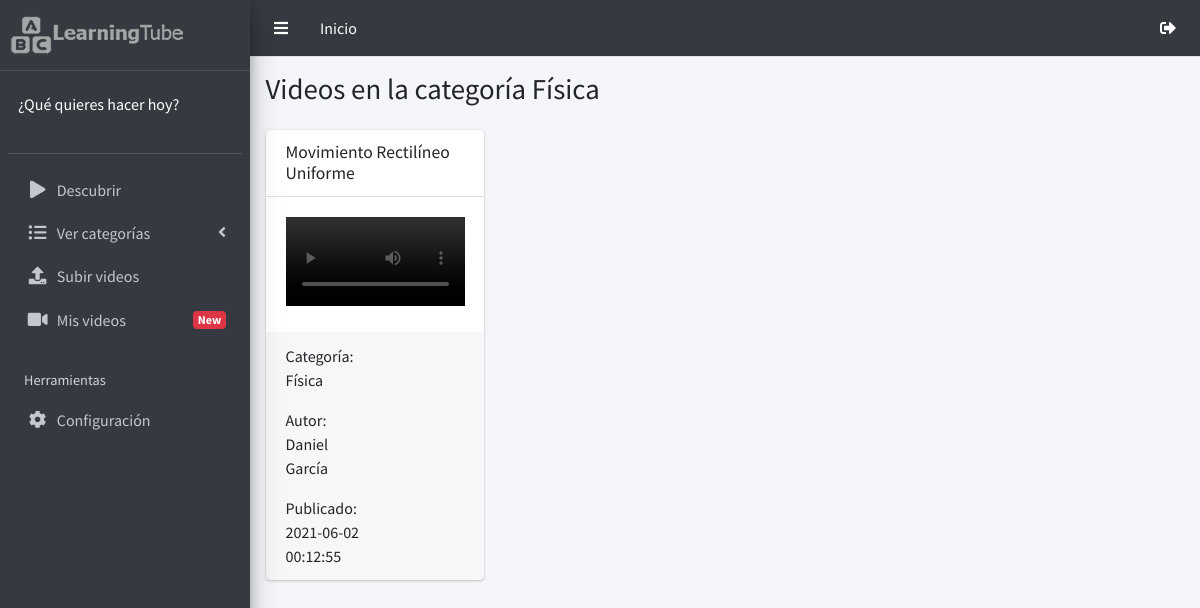
Page /videosPhys.php (signed in) on the committed database.
### tables this page shows
CREATE TABLE `videos` (
  `video_id` int NOT NULL,
  `users_user_id` int NOT NULL,
  `categories_cat_id` int NOT NULL,
  `video_date` datetime NOT NULL,
  `video_title` varchar(60) NOT NULL,
  `video_url` varchar(200) NOT NULL
);

CREATE TABLE `categories` (
  `cat_id` int NOT NULL,
  `cat_name` varchar(50) NOT NULL
);

CREATE TABLE `users` (
  `user_id` int NOT NULL,
  `user_date` timestamp NOT NULL DEFAULT CURRENT_TIMESTAMP,
  `user_email` varchar(100) NOT NULL,
  `user_name` varchar(100) NOT NULL,
  `user_photo` varchar(200) DEFAULT NULL,
  `user_password` varchar(150) NOT NULL,
  `user_ip` varchar(30) NOT NULL,
  `user_last_login` timestamp NULL DEFAULT NULL
);

### videosPhys.php (the view, shortened to what this page needs)
<!DOCTYPE html>
<html lang="es">
<head>
    <link rel="stylesheet" href="plugins/bootstrap/css/bootstrap.min.css">
    <link rel="stylesheet" href="plugins/fontawesome-free/css/all.min.css">
    <link rel="stylesheet" href="dist/css/adminlte.css">
    <link rel="stylesheet" href="https://code.ionicframework.com/ionicons/2.0.1/css/ionicons.min.css">
    <link rel="stylesheet" type="text/css" href="plugins/datatables/datatables.min.css"/>
    <link rel="stylesheet"  type="text/css" href="plugins/datatables/DataTables-1.10.18/css/dataTables.bootstrap4.min.css">
    <link rel="stylesheet"  type="text/css" href=" plugins/datatables-responsive/css/responsive.bootstrap4.css">
    <link rel="stylesheet"  type="text/css" href="plugins/sweetalert2/sweetalert2.min.css">
    <link rel="stylesheet" href="plugins/iCheck/all.css">
    <link rel="stylesheet" href="css/styles.css">
</head>
<body class="hold-transition sidebar-mini">
    <div class="wrapper">
    <?php
    include "header.php";
    include "sidebar.php";
    ?>
    <div class="content-wrapper">
        <section class="content-header">
        <div class="container-fluid">
            <div class="row mb-2">
            <div class="col-sm-6">
                <h1>Videos en la categoría Física</h1>
            </div>
            </div>
        </div>
        </section>
        <section class="content">
        <div class="container-fluid">
            <div class="row d-flex">
              <?php
              $conn = mysqli_connect("localhost","root","Kenway74","bd_learning");
              $consultaVideo = $conn->query("SELECT users.user_name, users.user_id, videos.users_user_id, videos.categories_cat_id, videos.video_url, videos.video_title, videos.video_url, videos.video_date, categories.cat_id, categories.cat_name FROM users INNER JOIN videos ON users.user_id = videos.users_user_id INNER JOIN categories ON videos.categories_cat_id = categories.cat_id WHERE categories.cat_name LIKE 'Fisica' OR 'physics' ");
              if ($consultaVideo !== false && $consultaVideo->num_rows > 0){
              while($video=mysqli_fetch_array($consultaVideo)){
              ?>
                <div class="col-md-3">
                    <div class="card">
                        <div class="card-header">
                            <h3 class="card-title"><?php echo $video['video_title']; ?></h3>
                        </div>
                        <div class="card-body">
                            <video controls width="100%">
                                <source src="<?php echo "video/".$video['video_url']; ?>" type="video/mp4">
                            </video>
                        </div>
                        <div class="card-footer">
                            <div class="row">
                                <div class="col-md-6">
                                <p>Categoría: <?php echo $video['cat_name']; ?></p>
                                <p>Autor: <?php echo $video['user_name']; ?></p>
                                <span class="date">Publicado: <?php echo $video['video_date']; ?></span>
                                </div>
                            </div>
                        </div>
                    </div>
                </div>
              <?php }
              }else{
                echo "No hay ningún video en esta categoria";
                }
              ?>
            </div>
        </div>
        </section>
    </div>
    </div>
</body>
</html>

### rows in the picture
videos: video_title "Movimiento Rectilíneo Uniforme", categories_cat.cat_name "Física", users_user.user_name "Daniel García", video_date "2021-06-02 00:12:55"
